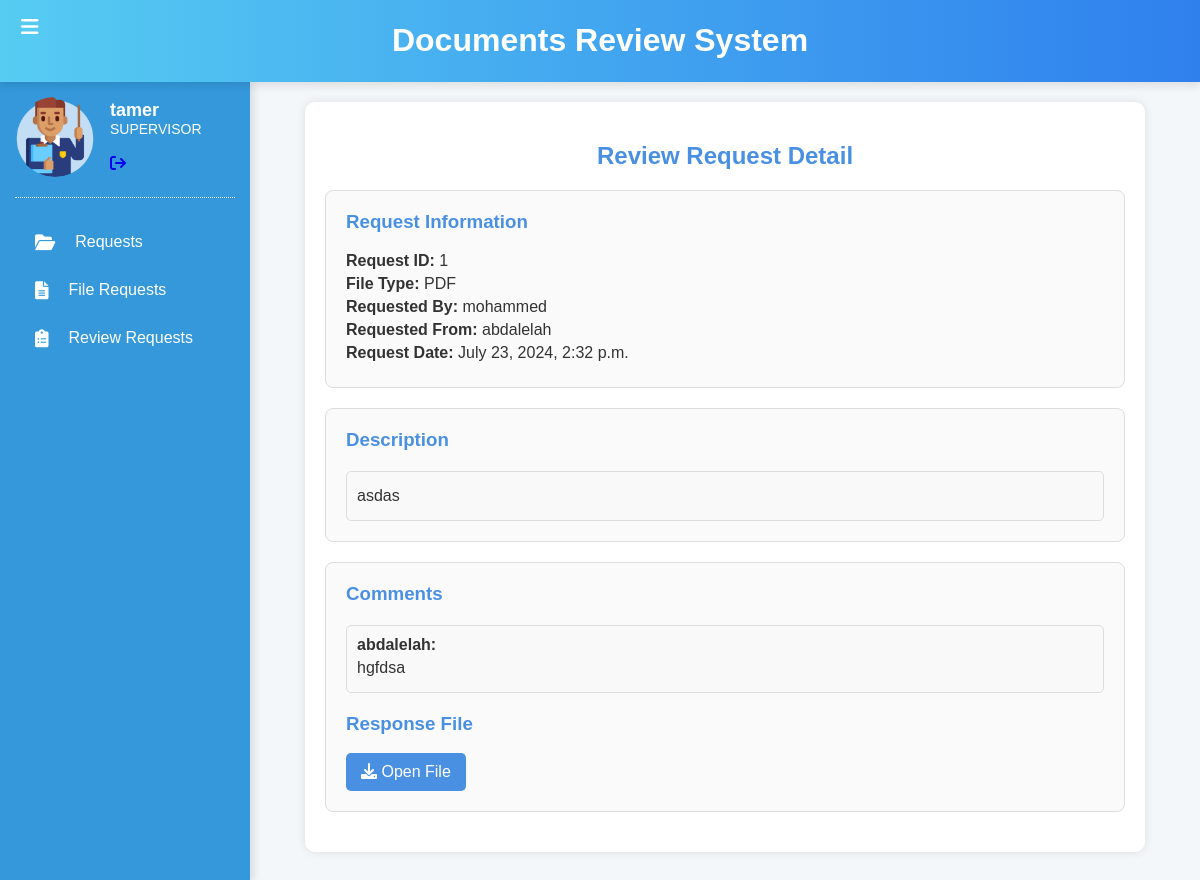
The page /request/1/ (signed in) on the database its author committed.
### document_review/models.py (models this page shows, shortened)
class Custom_User(models.Model):
    class Role(models.TextChoices):
        ASSISTANT="ASSISTANT",'Assistant'
        AUDITOR="AUDITOR",'Auditor'
        SUPERVISOR='SUPERVISOR','Supervisor'
        MANAGER='MANAGER','Manager'
    role = models.CharField(max_length=50,choices=Role.choices)
    user=models.OneToOneField(User,on_delete=models.CASCADE)

class FileRequest(models.Model):
    requested_by = models.ForeignKey(Custom_User, on_delete=models.CASCADE, related_name='requested_files')
    requested_from = models.ForeignKey(Custom_User, on_delete=models.CASCADE, related_name='requests_received')
    file_type = models.ForeignKey(FileType, on_delete=models.CASCADE)
    description = HTMLField()
    request_date = models.DateTimeField(auto_now_add=True)

class FileType(models.Model):
    name = models.CharField(max_length=50)

class FileResponse(models.Model):
    file_request = models.OneToOneField(FileRequest, on_delete=models.CASCADE, related_name='response')
    response_file = models.FileField(upload_to='response_files/')
    comments = HTMLField()
    response_date = models.DateTimeField(auto_now_add=True)

### document_review/views.py (the view, shortened to what this page needs)
# urls.py: path('request/<int:pk>/', FileRequestDetailView.as_view(), name='request_detail'),
class FileRequestDetailView(LoginRequiredMixin, DetailView):
    model = FileRequest
    template_name = 'file_requests/file_requests_details.html'
    context_object_name = 'review_request'
    def get_context_data(self, **kwargs):
        context = super().get_context_data(**kwargs)
        user_role = self.request.user.custom_user.role
        context['is_auditor'] = user_role == 'AUDITOR'
        context['file_response'] = FileResponse.objects.filter(file_request=self.object).first()
        if user_role == 'AUDITOR' and not context['file_response']:
            context['response_form'] = FileResponseForm()
        return context
    def dispatch(self, request, *args, **kwargs):
        custom_user = Custom_User.objects.get(user=request.user)
        if custom_user.role not in [Custom_User.Role.SUPERVISOR, Custom_User.Role.AUDITOR ,Custom_User.Role.MANAGER ]:
            return redirect(reverse('access_denied'))
        return super().dispatch(request, *args, **kwargs)

### document_review/Templates/file_requests/file_requests_details.html (shortened to what this page needs)
{% extends "index/index.html" %}
{% load static %}
{% block pages %}
<!DOCTYPE html>
<html lang="en">
<head>
    <link rel="stylesheet" href="https://cdnjs.cloudflare.com/ajax/libs/font-awesome/6.0.0-beta3/css/all.min.css" />
</head>
<body>
<div class="container2">
    <h2>Review Request Detail</h2>
    <div class="detail-box">
        <h3>Request Information</h3>
        <p><strong>Request ID:</strong> {{ review_request.id }}</p>
        <p><strong>File Type:</strong> {{ review_request.file_type.name }}</p>
        <p><strong>Requested By:</strong> {{ review_request.requested_by.user.username }}</p>
        <p><strong>Requested From:</strong> {{ review_request.requested_from.user.username }}</p>
        <p><strong>Request Date:</strong> {{ review_request.request_date }}</p>
    </div>
    <div class="comments-section">
        <h3>Description</h3>
        {% if review_request.description %}
        <div class="comment-box">
            <p>{{ review_request.description|safe }}</p>
        </div>
        {% else %}
        <p>No response yet.</p>
        {% endif %}
    </div>
    <div class="comments-section">
        <h3>Comments</h3>
        {% if file_response %}
        <div class="comment-box">
            <strong>{{ file_response.file_request.requested_from.user.username }}:</strong>
            <p>{{ file_response.comments|safe }}</p>
        </div>
        <div class="file-actions">
            <h3>Response File</h3>
            <a href="{{ file_response.response_file.url }}" target="_blank">
                <i class="fas fa-download"></i> Open File
            </a>
        </div>
        {% else %}
        <p>No response yet.</p>
        {% endif %}
    </div>
</div>
</body>
</html>
{% endblock pages %}

### document_review/Templates/index/index.html (shortened to what this page needs)
<!DOCTYPE html>
{% load static %}
<html lang="en">
<head>
    <link rel="stylesheet" href="{% static 'css/styles.css' %}">
    <link rel="stylesheet" href="https://cdnjs.cloudflare.com/ajax/libs/font-awesome/6.0.0-beta3/css/all.min.css">
</head>
<body>
    <div class="header">
        <button id="toggleSidebar"><i class="fas fa-bars"></i></button>
        <h1>Documents Review System</h1>
    </div>
    <div class="container">
        {% if user.is_authenticated %}
        <div class="sidebar" id="sidebar">
            <div class="teacher-profile">
                <img src="{% static 'icons/teacher.png' %}" alt="Teacher" class="teacher-icon">
                <div class="teacher-info">
                    <h3>{{user}}</h3>
                    <p>
                        {{user.custom_user.role}}
                    </p>
                    <br>
                    <form id="logout-form" method="post" action="{% url 'logout' %}">
                        <a href="#" onclick="document.getElementById('logout-form').submit();">
                            <i class="fa fa-sign-out"></i>
                        </a>
                    </form>
                </div>
            </div>
            <div class="divider"></div>
            <ul>
                {% if user.is_authenticated %}
                {% if user.custom_user.role == 'ASSISTANT' or user.custom_user.role == 'AUDITOR' %}
                <li><a href="{% url 'upload_file' %}"><i class="fas fa-upload"></i> <span>Upload File</span></a></li>
                    <li>
                        <a href="{% url 'user_files' %}">
                            <i class="fas fa-folder-open"></i> <span>My Files & Requests</span>
                        </a>
                    </li>
                    {% elif user.custom_user.role == 'SUPERVISOR'   %}
                    <li>
                        <a href="{% url 'user_files' %}">
                            <i class="fas fa-folder-open"></i> <span> Requests</span>
                        </a>
                    </li>
                    <li><a href="{% url 'file_requests' %}"><i class="fas fa-file-alt"></i><span>File Requests</span></a></li>
                {% endif %}
            {% endif %}
            {% if not  user.custom_user.role == 'ASSISTANT' %}
            <li><a href="{% url 'review_requests' %}"><i class="fas fa-clipboard-list"></i> <span>Review Requests</span></a></li>
            {% endif %}
            </ul>
        </div>
        {% endif %}
        <div class="main-content">
          {% block pages %}
          {% endblock pages %}
        </div>
    </div>
</body>
</html>

### static/css/styles.css (style rules this page uses)
body { font-family: Arial, sans-serif; margin: 0; background-color: #f0f4f8; color: #333; }
.header { background: linear-gradient(90deg, #56ccf2, #2f80ed); color: white; padding: 1px; text-align: center; position: relative; box-shadow: 0 4px 8px rgba(0, 0, 0, 0.1); }
#toggleSidebar { position: absolute; left: 15px; top: 15px; background: none; border: none; color: white; font-size: 20px; cursor: pointer; }
.container { display: flex; min-height: 100vh; }
.sidebar { width: 250px; background-color: #3498db; overflow-y: auto; box-shadow: 4px 0 8px rgba(0, 0, 0, 0.1); padding: 15px; box-sizing: border-box; }
.sidebar ul { list-style-type: none; padding: 0; margin: 0; }
.sidebar ul li { position: relative; }
.sidebar ul li a { text-decoration: none; color: white; display: flex; align-items: center; padding: 15px 20px; transition: background-color 0.3s, color 0.3s; }
.sidebar ul li a i { margin-right: 10px; font-size: 18px; }
.sidebar ul li a span { margin-left: 10px; font-size: 16px; }
.main-content { flex-grow: 1; padding: 20px; overflow: auto; }
.teacher-profile { display: flex; align-items: center; margin-bottom: 20px; }
.teacher-icon { width: 80px; height: 80px; border-radius: 50%; margin-right: 15px; }
.teacher-info h3 { margin: 0; font-size: 18px; color: white; }
.teacher-info p { margin: 0; font-size: 14px; color: white; }
.divider { border-bottom: 1px dotted white; margin-bottom: 20px; }

### document_review/Templates/file_requests/file_requests_details.html (style rules this page uses)
body { font-family: Arial, sans-serif; background-color: #f4f7f9; color: #333; }
.container2 { max-width: 800px; margin: 0 auto; padding: 20px; background-color: #fff; box-shadow: 0 0 10px rgba(0, 0, 0, 0.1); border-radius: 10px; }
h2 { text-align: center; margin-bottom: 20px; color: #4a90e2; }
.detail-box, .comments-section, .action-buttons { margin-bottom: 20px; padding: 20px; border-radius: 8px; background-color: #fafafa; border: 1px solid #ddd; }
.detail-box h3, .comments-section h3, .action-buttons h3 { margin-top: 0; color: #4a90e2; }
.detail-box p, .comments-section p { margin: 5px 0; }
.comment-box { border: 1px solid #ddd; padding: 10px; margin-top: 20px; border-radius: 5px; background-color: #f9f9f9; }
.comment-box p { margin: 5px 0; }
.comment-box strong { display: block; margin-bottom: 5px; }
.file-actions { margin-top: 20px; }
.file-actions a { text-decoration: none; color: #fff; background-color: #4a90e2; padding: 10px 15px; border-radius: 5px; display: inline-block; transition: background-color 0.3s ease; }

### rows shown on the page
FileRequest: id "1", file_type.name "PDF", requested_by.user.username "mohammed", requested_from.user.username "abdalelah", request_date "July 23, 2024, 2:32 p.m.", description "asdas"
FileResponse: file_request.requested_from.user.username "abdalelah", comments "hgfdsa"

### other values the page prints
{{ user }} "tamer"
{{ user.custom_user.role }} "SUPERVISOR"
